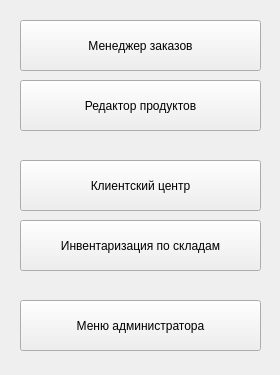
<?xml version="1.0" encoding="UTF-8"?>
<ui version="4.0">
 <class>Menu</class>
 <widget class="QMainWindow" name="Menu">
  <property name="geometry">
   <rect>
    <x>0</x>
    <y>0</y>
    <width>280</width>
    <height>375</height>
   </rect>
  </property>
  <property name="windowTitle">
   <string>Главное меню</string>
  </property>
  <widget class="QWidget" name="centralwidget">
   <widget class="QPushButton" name="orders_button">
    <property name="geometry">
     <rect>
      <x>20</x>
      <y>20</y>
      <width>241</width>
      <height>51</height>
     </rect>
    </property>
    <property name="styleSheet">
     <string notr="true">font: 11pt &quot;Nirmala UI Semilight&quot;;</string>
    </property>
    <property name="text">
     <string>Менеджер заказов</string>
    </property>
   </widget>
   <widget class="QPushButton" name="products_button">
    <property name="geometry">
     <rect>
      <x>20</x>
      <y>80</y>
      <width>241</width>
      <height>51</height>
     </rect>
    </property>
    <property name="styleSheet">
     <string notr="true">font: 11pt &quot;Nirmala UI Semilight&quot;;</string>
    </property>
    <property name="text">
     <string>Редактор продуктов</string>
    </property>
   </widget>
   <widget class="QPushButton" name="customers_button">
    <property name="geometry">
     <rect>
      <x>20</x>
      <y>160</y>
      <width>241</width>
      <height>51</height>
     </rect>
    </property>
    <property name="styleSheet">
     <string notr="true">font: 11pt &quot;Nirmala UI Semilight&quot;;</string>
    </property>
    <property name="text">
     <string>Клиентский центр</string>
    </property>
   </widget>
   <widget class="QPushButton" name="warehouses_button">
    <property name="geometry">
     <rect>
      <x>20</x>
      <y>220</y>
      <width>241</width>
      <height>51</height>
     </rect>
    </property>
    <property name="styleSheet">
     <string notr="true">font: 11pt &quot;Nirmala UI Semilight&quot;;</string>
    </property>
    <property name="text">
     <string>Инвентаризация по складам</string>
    </property>
   </widget>
   <widget class="QPushButton" name="admins_button">
    <property name="geometry">
     <rect>
      <x>20</x>
      <y>300</y>
      <width>241</width>
      <height>51</height>
     </rect>
    </property>
    <property name="styleSheet">
     <string notr="true">font: 11pt &quot;Nirmala UI Semilight&quot;;</string>
    </property>
    <property name="text">
     <string>Меню администратора</string>
    </property>
   </widget>
  </widget>
 </widget>
 <resources/>
 <connections/>
</ui>
